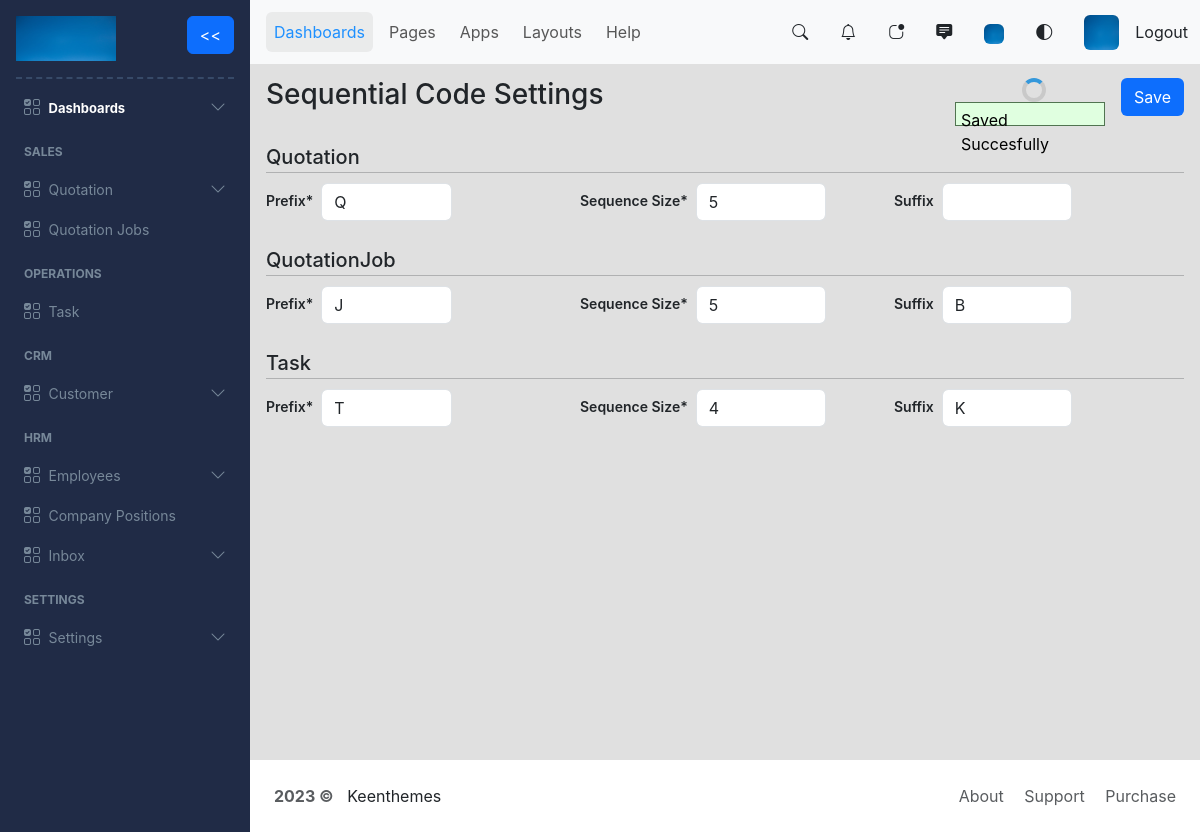
Page /sequential_code (signed in) on the earlier database version.
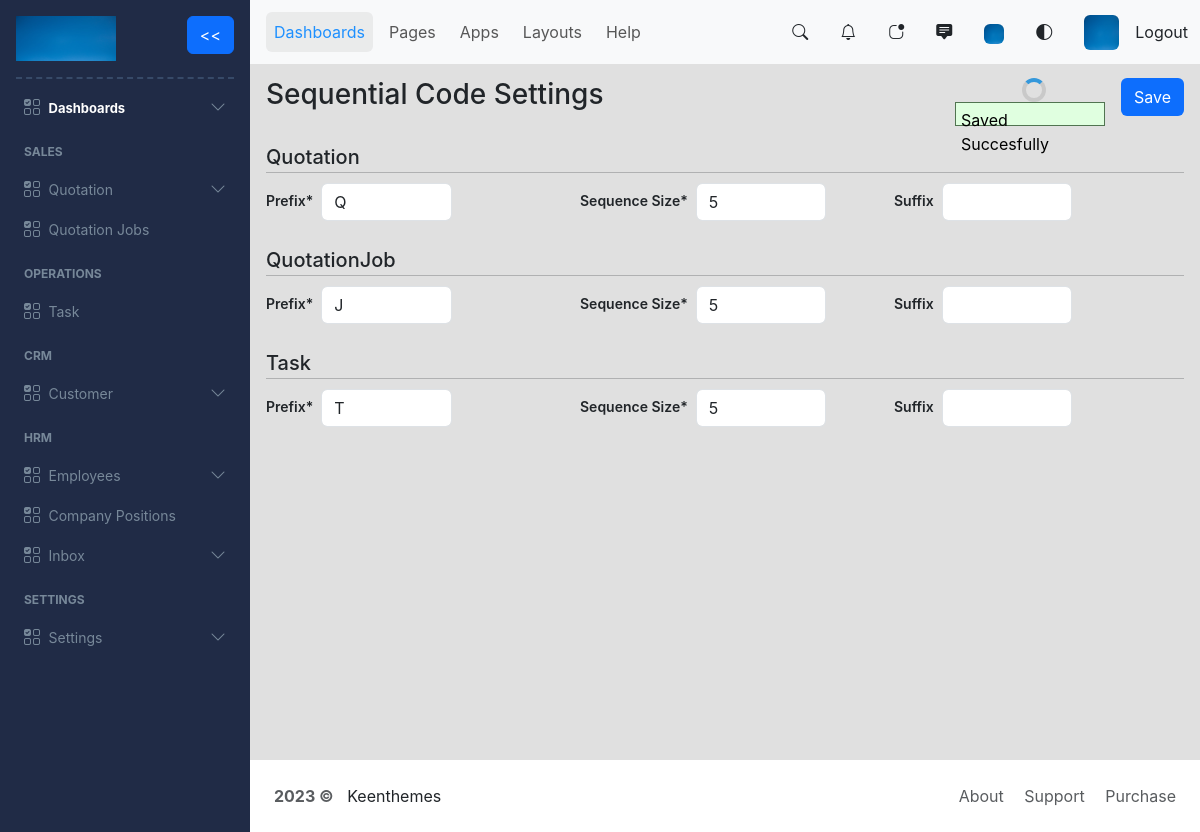
Same page on the later database version.
### myapp/models.py (models this page shows, shortened)
class SequentialCode(models.Model):
    models_choices=( ('quotation', 'Quotation'), ('quotation_job', 'Quotation Job'), ('task', 'Task') )
    id = models.UUIDField(primary_key=True, default=uuid.uuid4, unique=True, editable=False)
    code_prefix = models.CharField(max_length=3)
    code_size = models.IntegerField()
    code_suffix = models.CharField(max_length=3, null=True, blank=True)
    code_of = models.CharField(max_length=30, choices=models_choices)

### myapp/views.py (the view, shortened to what this page needs)
# urls.py: path('sequential_code', views.sequentialCode, name='sequential_code'),
@login_required
def sequentialCode(request):
    quotation_code = SequentialCode.objects.filter(code_of="quotation").first()
    quotation_job_code = SequentialCode.objects.filter(code_of="quotation_job").first()
    task_code = SequentialCode.objects.filter(code_of="task").first()
    quotation_code_object = get_object_or_404(SequentialCode, pk=quotation_code.id)
    quotation_job_code_object = get_object_or_404(SequentialCode, pk=quotation_job_code.id)
    task_code_object = get_object_or_404(SequentialCode, pk=task_code.id)
    quotation_code_form = QuotationSequentialCodeForm(instance=quotation_code_object)
    quotationjob_code_form = QuotationJobSequentialCodeForm(instance=quotation_job_code_object)
    task_code_form = TaskSequentialCodeForm(instance=task_code_object)
    context = {
        'quotation_code_form': quotation_code_form,
        'quotationjob_code_form': quotationjob_code_form,
        'task_code_form': task_code_form,
        'quotation_code': quotation_code,
        'quotation_job_code': quotation_job_code,
        'task_code': task_code
    }
    return render(request, 'sequential_code/sequential_code.html', context)

### myapp/forms.py
class QuotationSequentialCodeForm(forms.ModelForm):
    class Meta:
        model = SequentialCode
        fields = '__all__'
        widgets = {
            'code_prefix': forms.TextInput(attrs={
                'class': 'form-control',
                'id': 'formCodePrefix',
            }),
            'code_size': forms.NumberInput(attrs={
                'class': 'form-control',
                'id': 'formCodeSize',
            }),
            'code_suffix': forms.TextInput(attrs={
                'class': 'form-control',
                'id': 'formCodeSuffix',
            }),
        }

class QuotationJobSequentialCodeForm(forms.ModelForm):
    class Meta:
        model = SequentialCode
        fields = '__all__'
        widgets = {
            'code_prefix': forms.TextInput(attrs={
                'class': 'form-control',
                'id': 'formCodePrefix',
            }),
            'code_size': forms.NumberInput(attrs={
                'class': 'form-control',
                'id': 'formCodeSize',
            }),
            'code_suffix': forms.TextInput(attrs={
                'class': 'form-control',
                'id': 'formCodeSuffix',
            }),
        }

### myapp/templates/sequential_code/sequential_code.html (shortened to what this page needs)
{% extends 'index.html' %}
{% block content %}
{% load static %}
<form method="POST" action="" enctype="multipart/form-data">
    <div class="d-flex justify-content-between mb-3">
        <div>
            <h3>Sequential Code Settings</h3>
        </div>
        <div class="d-flex">
            <div id="notification-container d-flex" class="align-self-center me-2">
                <div id="sequence-spinner"></div>
                <div id="sequence-notification" class="align-self-center me-2"><p>Saved Succesfully</p></div>
            </div>
            <div>
                <input type="submit" class="btn bg-primary text-white" id="sequencecreatebtn" value="Save">
            </div>
        </div>
    </div>
    <div class="mt-3" id="sequenceFormOne">
        <span class="modelsHeading">Quotation</span>
        <hr class="modelsHeadingLine">
        <div class="d-flex justify-content-between">
            <div class="row d-flex justify-content-start settings_content">
                <div class="col d-flex align-items-center">
                    <label for="formCodePrefix" class="form-label me-2 mt-1">Prefix*</label>
                    {{ quotation_code_form.code_prefix }}
                </div>
                <div class="col d-flex align-items-center">
                    <label for="formCodeSize" class="form-label me-2 mt-1">Sequence Size*</label>
                    {{ quotation_code_form.code_size }}
                </div>
                <div class="col d-flex align-items-center">
                    <label for="formCodeSuffix" class="form-label me-2 mt-1">Suffix</label>
                    {{ quotation_code_form.code_suffix }}
                </div>
            </div>
        </div>
    </div>
    <div class="mt-4" id="sequenceFormTwo">
        <span class="modelsHeading">QuotationJob</span>
        <hr class="modelsHeadingLine">
        <div class="d-flex justify-content-between">
            <div class="row d-flex justify-content-start settings_content">
                <div class="col d-flex align-items-center">
                    <label for="formCodePrefix" class="form-label me-2 mt-1">Prefix*</label>
                    {{ quotationjob_code_form.code_prefix }}
                </div>
                <div class="col d-flex align-items-center">
                    <label for="formCodeSize" class="form-label me-2 mt-1">Sequence Size*</label>
                    {{ quotationjob_code_form.code_size }}
                </div>
                <div class="col d-flex align-items-center">
                    <label for="formCodeSuffix" class="form-label me-2 mt-1">Suffix</label>
                    {{ quotationjob_code_form.code_suffix }}
                </div>
            </div>
        </div>
    </div>
    <div class="mt-4" id="sequenceFormThree">
        <span class="modelsHeading">Task</span>
        <hr class="modelsHeadingLine">
        <div class="d-flex justify-content-between">
            <div class="row d-flex justify-content-start settings_content">
                <div class="col d-flex align-items-center">
                    <label for="formCodePrefix" class="form-label me-2 mt-1">Prefix*</label>
                    {{ task_code_form.code_prefix }}
                </div>
                <div class="col d-flex align-items-center">
                    <label for="formCodeSize" class="form-label me-2 mt-1">Sequence Size*</label>
                    {{ task_code_form.code_size }}
                </div>
                <div class="col d-flex align-items-center">
                    <label for="formCodeSuffix" class="form-label me-2 mt-1">Suffix</label>
                    {{ task_code_form.code_suffix }}
                </div>
            </div>
        </div>
    </div>
</form>
{% endblock content %}

Differences in the rows shown:
changed SequentialCode (number 2 of 3 on the later page): code_suffix "B" → (not shown)
changed SequentialCode (number 3 of 3 on the later page): code_size "4" → "5"; code_suffix "K" → (not shown)
